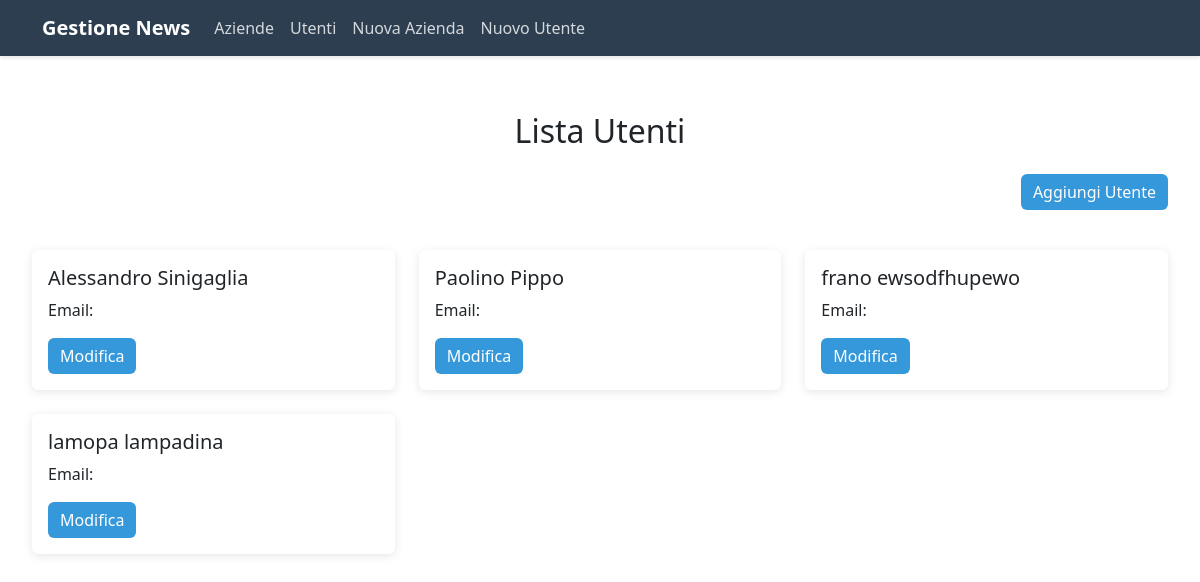
/aziende/Utenti/, run on an earlier commit of the app's database.
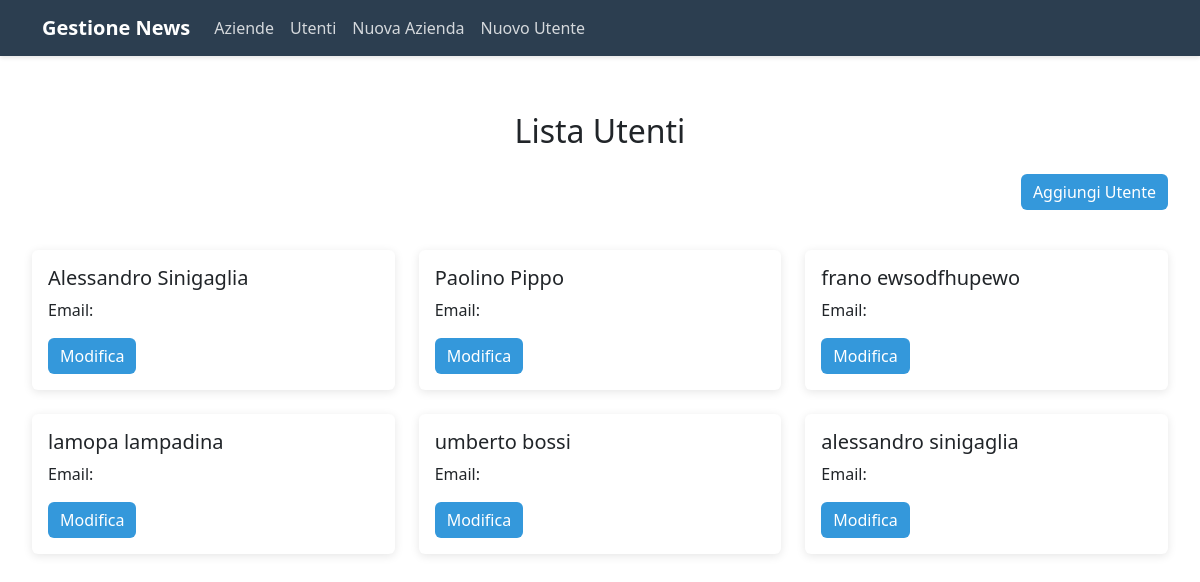
And on a later commit of the database.
### News/models.py (models this page shows, shortened)
class Utente(models.Model):
    nome = models.CharField(max_length=25, blank=False)
    cognome = models.CharField(max_length=25, blank=False)
    residenza = models.CharField(max_length=25, blank=False)
    nascita = models.DateField(auto_now_add=False)
    assunzione = models.DateField(auto_now_add=False)
    ruolo = models.CharField(max_length=50)
    class Meta:
        verbose_name = 'Utente'
        verbose_name_plural = 'Utenti'

### News/views.py (the view)
# urls.py: path('Utenti/', utenti, name='utenti'),
def utenti(request):
    utente = Utente.objects.all()
    context = {
        'utente' : utente,
    }
    return render(request, 'News/Utente.html', context)

### News/templates/News/Utente.html (shortened to what this page needs)
{% extends 'News/base.html' %}
{% block content %}
<div class="row">
    <div class="col-12 mb-4">
        <h2 class="text-center mb-4">Lista Utenti</h2>
        <div class="text-end mb-3">
            <a href="{% url 'insert-utente' %}" class="btn btn-primary">Aggiungi Utente</a>
        </div>
    </div>
    {% for ut in utente %}
    <div class="col-md-6 col-lg-4 mb-4">
        <div class="card">
            <div class="card-body">
                <h5 class="card-title">{{ ut.nome }} {{ ut.cognome }}</h5>
                <p class="card-text">Email: {{ ut.email }}</p>
                <a href="{% url 'update-utente' ut.pk %}" class="btn btn-primary">Modifica</a>
            </div>
        </div>
    </div>
    {% empty %}
    <div class="col-12">
        <p class="text-center">Nessun utente presente</p>
    </div>
    {% endfor %}
</div>
{% endblock %}

What changed in the data, as far as the page shows it:
added Utente: nome "umberto", cognome "bossi"
added Utente: nome "alessandro", cognome "sinigaglia"
